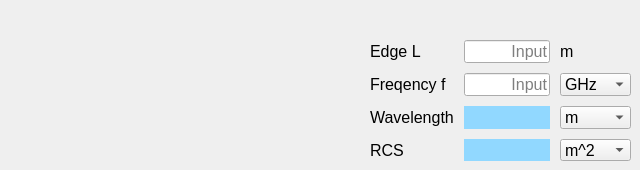
      <widget class="QWidget" name="tab_31">
       <attribute name="title">
        <string>Corner Reflector RCS</string>
       </attribute>
       <widget class="QLabel" name="label_168">
        <property name="geometry">
         <rect>
          <x>200</x>
          <y>40</y>
          <width>141</width>
          <height>121</height>
         </rect>
        </property>
        <property name="text">
         <string/>
        </property>
        <property name="pixmap">
         <pixmap>image/corner reflector.png</pixmap>
        </property>
        <property name="scaledContents">
         <bool>true</bool>
        </property>
       </widget>
       <widget class="QWidget" name="gridLayoutWidget_33">
        <property name="geometry">
         <rect>
          <x>370</x>
          <y>40</y>
          <width>261</width>
          <height>121</height>
         </rect>
        </property>
        <layout class="QGridLayout" name="gridLayout_33">
         <property name="spacing">
          <number>10</number>
         </property>
         <item row="1" column="1">
          <widget class="QLineEdit" name="input_rcs_fr">
           <property name="font">
            <font>
             <pointsize>12</pointsize>
             <bold>false</bold>
            </font>
           </property>
           <property name="alignment">
            <set>Qt::AlignRight|Qt::AlignTrailing|Qt::AlignVCenter</set>
           </property>
           <property name="dragEnabled">
            <bool>true</bool>
           </property>
           <property name="placeholderText">
            <string>Input</string>
           </property>
          </widget>
         </item>
         <item row="0" column="1">
          <widget class="QLineEdit" name="input_rcs_l">
           <property name="font">
            <font>
             <pointsize>12</pointsize>
             <bold>false</bold>
            </font>
           </property>
           <property name="alignment">
            <set>Qt::AlignRight|Qt::AlignTrailing|Qt::AlignVCenter</set>
           </property>
           <property name="dragEnabled">
            <bool>true</bool>
           </property>
           <property name="placeholderText">
            <string>Input</string>
           </property>
          </widget>
         </item>
         <item row="0" column="0">
          <widget class="QLabel" name="label_173">
           <property name="font">
            <font>
             <pointsize>12</pointsize>
             <bold>false</bold>
            </font>
           </property>
           <property name="text">
            <string>Edge L</string>
           </property>
          </widget>
         </item>
         <item row="2" column="0">
          <widget class="QLabel" name="label_170">
           <property name="font">
            <font>
             <pointsize>12</pointsize>
             <bold>false</bold>
            </font>
           </property>
           <property name="text">
            <string>Wavelength</string>
           </property>
          </widget>
         </item>
         <item row="0" column="2">
          <widget class="QLabel" name="label_175">
           <property name="font">
            <font>
             <pointsize>12</pointsize>
             <bold>false</bold>
            </font>
           </property>
           <property name="text">
            <string>m</string>
           </property>
          </widget>
         </item>
         <item row="1" column="2">
          <widget class="QComboBox" name="comboBox_rcs_fr">
           <property name="font">
            <font>
             <pointsize>12</pointsize>
             <bold>false</bold>
            </font>
           </property>
           <item>
            <property name="text">
             <string>GHz</string>
            </property>
           </item>
           <item>
            <property name="text">
             <string>Hz</string>
            </property>
           </item>
          </widget>
         </item>
         <item row="2" column="1">
          <widget class="QLabel" name="output_rcs_wl">
           <property name="font">
            <font>
             <pointsize>12</pointsize>
             <bold>false</bold>
            </font>
           </property>
           <property name="styleSheet">
            <string notr="true">QLabel{background-color: rgb(145, 216, 255)}</string>
           </property>
           <property name="text">
            <string/>
           </property>
           <property name="alignment">
            <set>Qt::AlignRight|Qt::AlignTrailing|Qt::AlignVCenter</set>
           </property>
          </widget>
         </item>
         <item row="1" column="0">
          <widget class="QLabel" name="label_171">
           <property name="font">
            <font>
             <pointsize>12</pointsize>
             <bold>false</bold>
            </font>
           </property>
           <property name="text">
            <string>Freqency f</string>
           </property>
          </widget>
         </item>
         <item row="2" column="2">
          <widget class="QComboBox" name="comboBox_rcs_wl">
           <property name="font">
            <font>
             <pointsize>12</pointsize>
             <bold>false</bold>
            </font>
           </property>
           <item>
            <property name="text">
             <string>m</string>
            </property>
           </item>
           <item>
            <property name="text">
             <string>mm</string>
            </property>
           </item>
          </widget>
         </item>
         <item row="3" column="0">
          <widget class="QLabel" name="label_174">
           <property name="font">
            <font>
             <pointsize>12</pointsize>
             <bold>false</bold>
            </font>
           </property>
           <property name="text">
            <string>RCS</string>
           </property>
          </widget>
         </item>
         <item row="3" column="1">
          <widget class="QLabel" name="output_rcs_rcs">
           <property name="font">
            <font>
             <pointsize>12</pointsize>
             <bold>false</bold>
            </font>
           </property>
           <property name="styleSheet">
            <string notr="true">QLabel{background-color: rgb(145, 216, 255)}</string>
           </property>
           <property name="text">
            <string/>
           </property>
           <property name="alignment">
            <set>Qt::AlignRight|Qt::AlignTrailing|Qt::AlignVCenter</set>
           </property>
          </widget>
         </item>
         <item row="3" column="2">
          <widget class="QComboBox" name="comboBox_rcs_rcs">
           <property name="font">
            <font>
             <pointsize>12</pointsize>
             <bold>false</bold>
            </font>
           </property>
           <item>
            <property name="text">
             <string>m^2</string>
            </property>
           </item>
           <item>
            <property name="text">
             <string>dBsm</string>
            </property>
           </item>
          </widget>
         </item>
        </layout>
       </widget>
      </widget>
